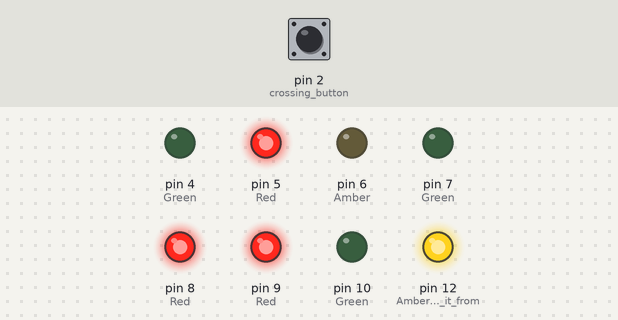
Simulated run of this sketch. Board: Arduino Uno, built with avr-gcc and run on an emulated ATmega328P. On the bench: output pins drawn as LEDs (lit = HIGH). Inputs (shaded band) come from the test bench; at power-on: pin 2 (crossing_button) LOW.

Above: at 0.1 s.
At 4.1 s:
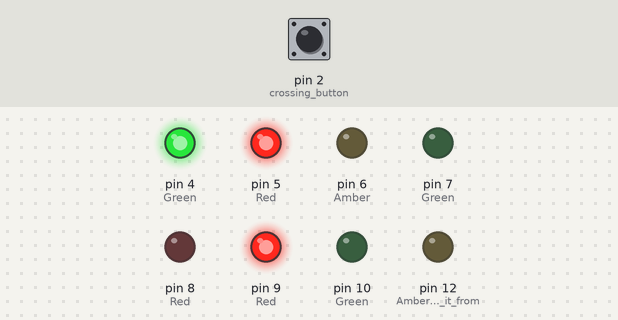
At 24.1 s:
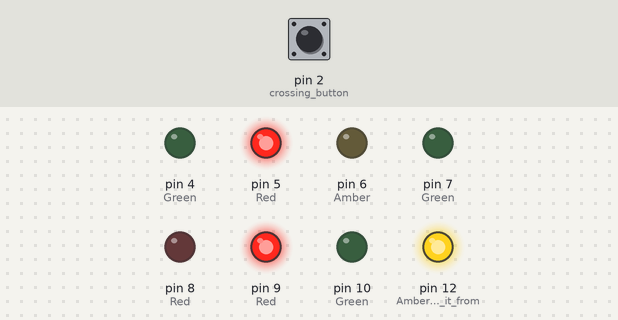
At 29.1 s:
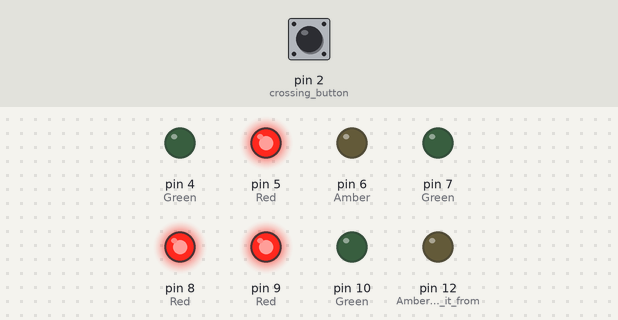
At 34.1 s:
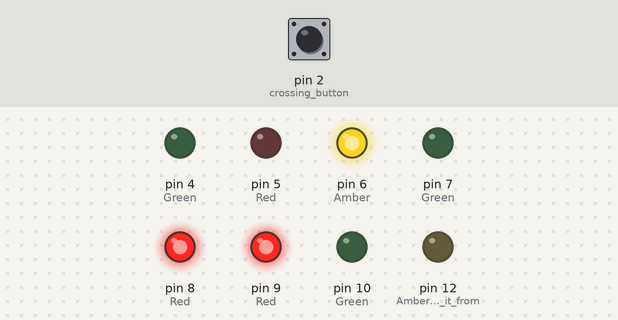
At 39.5 s:
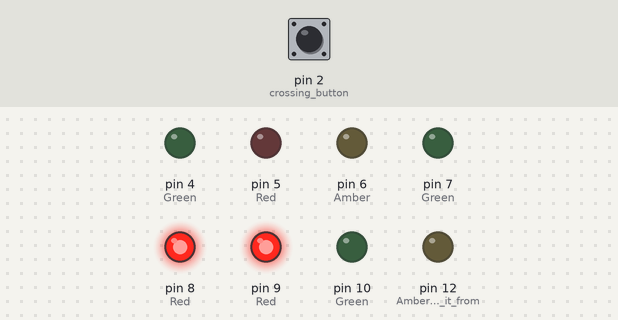
Timing chart, 0 to 40.0 s (numbered marks = the images above):
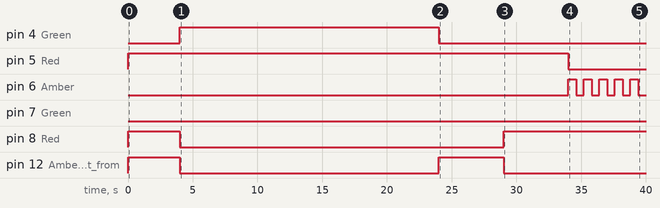

The sketch:

main.ino
```cpp
volatile bool pedestrianRequest = false;

void setup() {
  //Traffic light 1
  pinMode(8, OUTPUT);  // Red
  pinMode(12, OUTPUT);  // Amber - I changed it from pin 3 to 12 and it fixed the problem of it activating the interrupt signal ¯\_(ツ)_/¯
  pinMode(4, OUTPUT);  // Green

  //Traffic light 2
  pinMode(5, OUTPUT);  // Red
  pinMode(6,OUTPUT);   // Amber
  pinMode(7, OUTPUT);  // Green

  //Pedestrian lights
  pinMode(2, INPUT);  // crossing button
  pinMode(9, OUTPUT);        // Red
  pinMode(10, OUTPUT);       // Green

  attachInterrupt(digitalPinToInterrupt(2), changepedestrianstate, CHANGE);


  //Start all red lights
  digitalWrite(8, HIGH);
  digitalWrite(5, HIGH);
  digitalWrite(9, HIGH);
}

void loop() {
  lightset1();
  pedestrianlightcontrol();
  lightset2();
  pedestrianlightcontrol();
}

void lightset1() {
  //Prepare to drive
  digitalWrite(12, HIGH);
  delay(4000);
  // Set green light
  digitalWrite(4, HIGH);
  digitalWrite(12, LOW);
  digitalWrite(8, LOW);
  delay(20000);
  //Prepare to stop
  digitalWrite(4, LOW);
  digitalWrite(12, HIGH);
  delay(5000);
  //red light
  digitalWrite(12, LOW);
  digitalWrite(8, HIGH);
  delay(5000);
}

void lightset2() {
  //Prepare to drive
  digitalWrite(5, LOW);
  for (int i = 0; i <= 5; i++) {
    digitalWrite(6, HIGH);
    delay(600);
    digitalWrite(6, LOW);
    delay(600);
  };
  // Set green light
  digitalWrite(7, HIGH);
  delay(20000);
  //Prepare to stop
  digitalWrite(7, LOW);
  digitalWrite(6, HIGH);
  delay(5000);
  //red light
  digitalWrite(6, LOW);
  digitalWrite(5, HIGH);
  delay(5000);
}


void changepedestrianstate() {
  pedestrianRequest = true;
  }

void pedestrianlightcontrol() {
  if (pedestrianRequest == true) {

    pedestrianRequest = false;
    digitalWrite(10, HIGH);
    digitalWrite(9, LOW);
    delay(15000);
    digitalWrite(9, HIGH);
    digitalWrite(10, LOW);
    delay(5000);
  }
}
```

Measured:
- by itself, pin 4 (Green): LOW → HIGH at 4.0 s, → LOW 20.0 s later
- by itself, pin 5 (Red): HIGH → LOW at 34.0 s
- by itself, pin 6 (Amber): LOW → HIGH at 34.0 s, → LOW 0.60 s later, → HIGH 0.60 s later, → LOW 0.60 s later, … (10 changes in this stretch)
- by itself, pin 8 (Red): HIGH → LOW at 4.0 s, → HIGH 25.0 s later
- by itself, pin 12 (Amber_-_I_changed_it_from): LOW → HIGH at 0.00 s, → LOW 4.0 s later, → HIGH 20.0 s later, → LOW 5.0 s later
